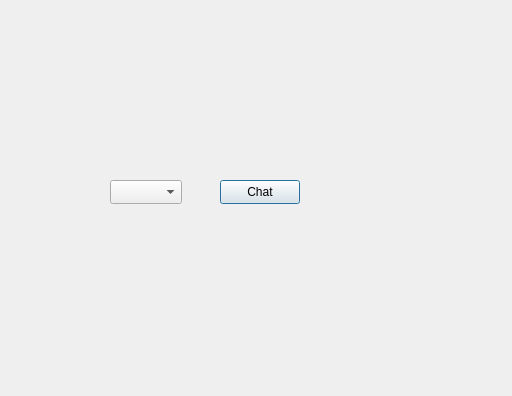
<?xml version="1.0" encoding="UTF-8"?>
<ui version="4.0">
 <class>AppChat</class>
 <widget class="QDialog" name="AppChat">
  <property name="geometry">
   <rect>
    <x>0</x>
    <y>0</y>
    <width>512</width>
    <height>396</height>
   </rect>
  </property>
  <property name="windowTitle">
   <string>Dialog</string>
  </property>
  <widget class="QComboBox" name="comboBox">
   <property name="geometry">
    <rect>
     <x>110</x>
     <y>180</y>
     <width>72</width>
     <height>24</height>
    </rect>
   </property>
  </widget>
  <widget class="QPushButton" name="pushButton_Chat">
   <property name="geometry">
    <rect>
     <x>220</x>
     <y>180</y>
     <width>80</width>
     <height>24</height>
    </rect>
   </property>
   <property name="text">
    <string>Chat</string>
   </property>
  </widget>
 </widget>
 <resources/>
 <connections/>
</ui>
